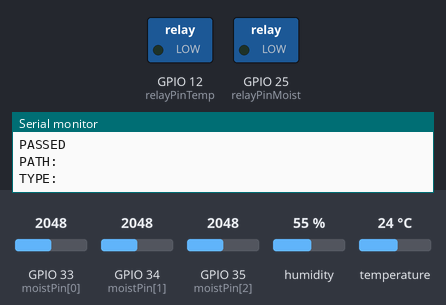
Recording of a sketch running on a simulated ESP32. On the bench: switched loads named in the sketch (green lamp = pin HIGH), the last lines printed to the serial monitor. The test bench sets the inputs (shaded band); at power-on: temperature 24 °C, GPIO 33 (moistPin[0]) = 2048, GPIO 34 (moistPin[1]) = 2048, GPIO 35 (moistPin[2]) = 2048, humidity 55 %. WiFi joins after 1.5 s; servers stay silent unless stated; the local clock reads 2024-03-15 10:24:30 at power-on unless the sketch sets it.

Above: at 2.7 s.
2.8 s: temperature set to 28 °C
4.9 s: temperature set to 31 °C
At 6.7 s:
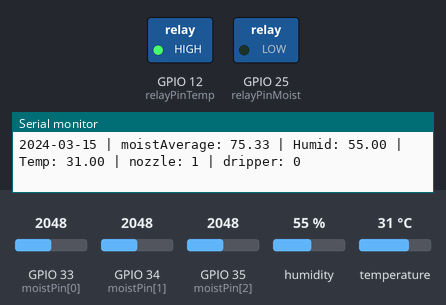
7.0 s: GPIO 33 (moistPin[0]) set to 2818
8.5 s: GPIO 33 (moistPin[0]) set to 2918
At 9.1 s:
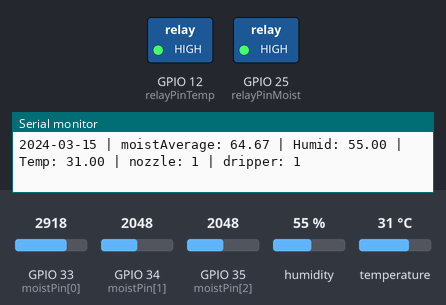
10.0 s: temperature set to 27 °C
16.0 s: temperature set to 24 °C
At 18.9 s:
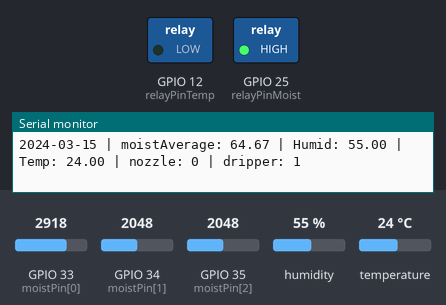
Timing chart, 0 to 20.2 s (numbered marks = the images above; inputs shaded):
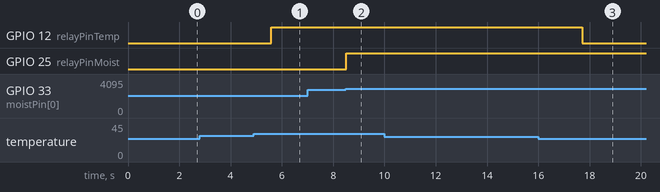

Measured:
- the behaviour switches between 29 and 30 °C on temperature (found by bisection; images 0 and 1)
- the behaviour switches between 2888 and 2889 on GPIO 33 (moistPin[0]) (found by bisection; images 1 and 2)
- the behaviour switches between 26 and 25 °C on temperature (found by bisection; images 2 and 3)
- after the input at 4.9 s, GPIO 12 (relayPinTemp): LOW → HIGH after 0.68 s
- after the input at 8.5 s, GPIO 25 (relayPinMoist): LOW → HIGH at once
- after the input at 16.0 s, GPIO 12 (relayPinTemp): HIGH → LOW after 1.7 s

The sketch:

combine.ino
```cpp
#include <Arduino.h>
#include <WiFi.h>
#include <Firebase_ESP_Client.h>
#include "addons/TokenHelper.h"
#include "addons/RTDBHelper.h"
#include "DHT.h"
#include "time.h"

#define WIFI_SSID "Wi-Fi name" // change wifi name
#define WIFI_PASSWORD "password" // change password
#define API_KEY "AIzaSyB753OlmLIV-ZwxzfXcJj1-OdN59nakaaoo" // change api key
#define DATABASE_URL "https://test-bf7118-default-rtdb.asia-southeast1.firebasedatabase.app/" // change database url
#define DHTPIN 27
#define DHTTYPE DHT11   // DHT 11
#define relayPinMoist 25
#define relayPinTemp 12

//Define Firebase Data object
FirebaseData fbdo;
FirebaseAuth auth;
FirebaseConfig config;
DHT dht(DHTPIN, DHTTYPE);

// NTP server to request epoch time
const char* ntpServer = "pool.ntp.org";

// Variable to save current epoch time
unsigned long epochTime;

int moistPin[3] = {33, 34, 35};
float maxMoist[3] = {1354.67, 1330.67, 1368.83}; // value need to be adjust here
float moistAdc[3] = {0.0, 0.0, 0.0};
float moistAverage = 0;
unsigned long sendDataPrevMillis = 0;
int count = 0;
bool signupOK = false;
float h = 0;
float t = 0;
String dateLog = "";
int nozzleStatus = 0;
int dripperStatus = 0;

void setup(){
  Serial.begin(115200);

  dht.begin();

  pinMode(relayPinMoist, OUTPUT); // set output for relay
  pinMode(relayPinTemp, OUTPUT);

  digitalWrite(relayPinMoist, LOW); // then set it initially low
  digitalWrite(relayPinTemp, LOW); // then set it initially low

  // set all moisture sensor pin to input
  for (int i = 0; i < 3; i++) {
    pinMode(moistPin[i], INPUT);
  }

  WiFi.begin(WIFI_SSID, WIFI_PASSWORD);
  Serial.print("Connecting to Wi-Fi");
  while (WiFi.status() != WL_CONNECTED){
    Serial.print(".");
    delay(300);
  }
  Serial.println();
  Serial.print("Connected with IP: ");
  Serial.println(WiFi.localIP());
  Serial.println();

  configTime(0, 0, ntpServer);

  config.api_key = API_KEY;
  config.database_url = DATABASE_URL;

  if (Firebase.signUp(&config, &auth, "", "")){
    Serial.println("ok");
    signupOK = true;
  }
  else{
    Serial.printf("%s\n", config.signer.signupError.message.c_str());
  }

  config.token_status_callback = tokenStatusCallback; //see addons/TokenHelper.h

  Firebase.begin(&config, &auth);
  Firebase.reconnectWiFi(true);
}

void loop(){
  readSensor();

  sendData();

  if (t >= 30) {
    digitalWrite(relayPinTemp, HIGH); // turn on relay
    nozzleStatus = 1;
  } else if (t <= 25) {
    digitalWrite(relayPinTemp, LOW); // turn off relay
    nozzleStatus = 0;
  }

  if (moistAverage <= 65) {
    digitalWrite(relayPinMoist, HIGH); // turn on relay
    dripperStatus = 1;
  } else if (moistAverage > 75) {
    digitalWrite(relayPinMoist, LOW); // turn off relay
    dripperStatus = 0;
  }

  // show at serial monitor
  // Serial.print("Epoch Time: " + String(epochTime));
  printLocalTime();
  Serial.print(" | moistAverage: " + String(moistAverage));
  Serial.print(" | Humid: " + String(h));
  Serial.print(" | Temp: " + String(t));
  Serial.print(" | nozzle: " + String(nozzleStatus));
  Serial.print(" | dripper: " + String(dripperStatus));
  Serial.println("");
}

void readSensor() {
  moistAverage = 0;
  for (int i = 0; i < 3; i++) {
    // read sensor
    moistAdc[i] = analogRead(moistPin[i]);
    moistAdc[i] = map(moistAdc[i], maxMoist[i], 4095.0, 100.0, 0.0);

    // add limiter
    if (moistAdc[i] > 100) {
      moistAdc[i] = 100;
    } if (moistAdc[i] < 0) {
      moistAdc[i] = 0;
    }

    // show serial monitor
    // Serial.print(" | Moist" + String(i) + ": " + String(moistAdc[i]));

    moistAverage = moistAverage + moistAdc[i];
  }

  moistAverage = moistAverage / 3.0;

  // read DHT
  h = dht.readHumidity();
  t = dht.readTemperature();

  if (isnan(h) || isnan(t)) {
    Serial.println(F("Failed to read from DHT sensor!"));
    h = 0;
    t = 0;
  }

  epochTime = getTime();
}

void sendData () {
  if (Firebase.ready() && signupOK && (millis() - sendDataPrevMillis > 60000 || sendDataPrevMillis == 0)){
    sendDataPrevMillis = millis();

    if (Firebase.RTDB.setFloat(&fbdo, "realtime/humidity", h)){
      Serial.println("PASSED");
      Serial.println("PATH: " + fbdo.dataPath());
      Serial.println("TYPE: " + fbdo.dataType());
    }
    else {
      Serial.println("FAILED");
      Serial.println("REASON: " + fbdo.errorReason());
    }

    if (Firebase.RTDB.setFloat(&fbdo, "realtime/temp", t)){
      Serial.println("PASSED");
      Serial.println("PATH: " + fbdo.dataPath());
      Serial.println("TYPE: " + fbdo.dataType());
    }
    else {
      Serial.println("FAILED");
      Serial.println("REASON: " + fbdo.errorReason());
    }

    if (Firebase.RTDB.setFloat(&fbdo, "realtime/moisture/plant1", moistAdc[0])){
      Serial.println("PASSED");
      Serial.println("PATH: " + fbdo.dataPath());
      Serial.println("TYPE: " + fbdo.dataType());
    }
    else {
      Serial.println("FAILED");
      Serial.println("REASON: " + fbdo.errorReason());
    }

    if (Firebase.RTDB.setFloat(&fbdo, "realtime/moisture/plant2", moistAdc[1])){
      Serial.println("PASSED");
      Serial.println("PATH: " + fbdo.dataPath());
      Serial.println("TYPE: " + fbdo.dataType());
    }
    else {
      Serial.println("FAILED");
      Serial.println("REASON: " + fbdo.errorReason());
    }

    if (Firebase.RTDB.setFloat(&fbdo, "realtime/moisture/plant3", moistAdc[2])){
      Serial.println("PASSED");
      Serial.println("PATH: " + fbdo.dataPath());
      Serial.println("TYPE: " + fbdo.dataType());
    }
    else {
      Serial.println("FAILED");
      Serial.println("REASON: " + fbdo.errorReason());
    }

    // ---------------------------
    // logger section
    // ---------------------------

    if (Firebase.RTDB.setFloat(&fbdo, "history/" + dateLog + "/humidity", h)){
      Serial.println("PASSED");
      Serial.println("PATH: " + fbdo.dataPath());
      Serial.println("TYPE: " + fbdo.dataType());
    }
    else {
      Serial.println("FAILED");
      Serial.println("REASON: " + fbdo.errorReason());
    }

    if (Firebase.RTDB.setFloat(&fbdo, "history/" + dateLog + "/temp", t)){
      Serial.println("PASSED");
      Serial.println("PATH: " + fbdo.dataPath());
      Serial.println("TYPE: " + fbdo.dataType());
    }
    else {
      Serial.println("FAILED");
      Serial.println("REASON: " + fbdo.errorReason());
    }

    if (Firebase.RTDB.setFloat(&fbdo, "history/" + dateLog + "/moisture/plant1", moistAdc[0])){
      Serial.println("PASSED");
      Serial.println("PATH: " + fbdo.dataPath());
      Serial.println("TYPE: " + fbdo.dataType());
    }
    else {
      Serial.println("FAILED");
      Serial.println("REASON: " + fbdo.errorReason());
    }

    if (Firebase.RTDB.setFloat(&fbdo, "history/" + dateLog + "/moisture/plant2", moistAdc[1])){
      Serial.println("PASSED");
      Serial.println("PATH: " + fbdo.dataPath());
      Serial.println("TYPE: " + fbdo.dataType());
    }
    else {
      Serial.println("FAILED");
      Serial.println("REASON: " + fbdo.errorReason());
    }

    if (Firebase.RTDB.setFloat(&fbdo, "history/" + dateLog + "/moisture/plant3", moistAdc[2])){
      Serial.println("PASSED");
      Serial.println("PATH: " + fbdo.dataPath());
      Serial.println("TYPE: " + fbdo.dataType());
    }
    else {
      Serial.println("FAILED");
      Serial.println("REASON: " + fbdo.errorReason());
    }
  }
}

// Function that gets current epoch time
unsigned long getTime() {
  time_t now;
  struct tm timeinfo;
  if (!getLocalTime(&timeinfo)) {
    //Serial.println("Failed to obtain time");
    return(0);
  }
  time(&now);
  return now;
}

void printLocalTime(){
  struct tm timeinfo;
  if(!getLocalTime(&timeinfo)){
    // Serial.println("Failed to obtain time");
    return;
  }

  char dateBuffer[20];
  strftime(dateBuffer,20, "%Y-%m-%d", &timeinfo);

  dateLog = dateBuffer;
  Serial.print(dateBuffer);
}
```
